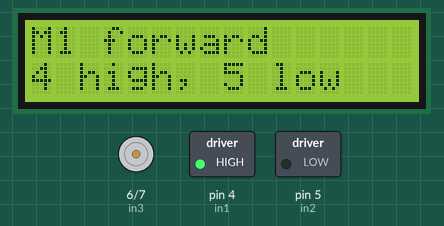
Recording of a sketch running on a simulated Arduino Uno, built with avr-gcc and run on an emulated ATmega328P. On the bench: 16×2 character LCD, motor-driver pin pairs drawn as motors (green arrow = first pin HIGH = forward, orange = second pin HIGH = backward, longer = more drive), switched loads named in the sketch (green lamp = pin HIGH).

Above: at 0.1 s.
At 3.2 s:
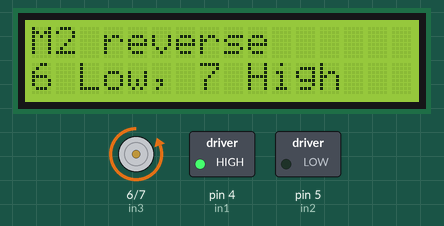
Timing chart, 0 to 128.7 s (numbered marks = the images above):
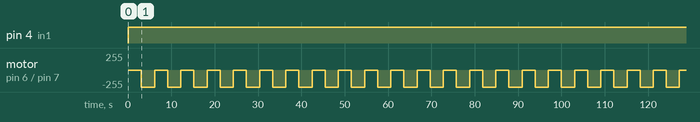

Measured:
- by itself, pin 4 (in1): LOW → HIGH at 0.08 s
- by itself, motor on pin 6 (in3) / pin 7 (in4): alternates backward 255/255 for 3.0 s and stopped for 3.0 s

The sketch:

MotorDriverTest.ino
```cpp
#include <Wire.h>
#include <LiquidCrystal_I2C.h>
#include "Arduino.h"
#include <SoftwareSerial.h>

LiquidCrystal_I2C lcd(0x3F, 16, 2);  // set the LCD address to 0x27 for a 16 chars and 2 line display

// motor one
int in1 = 4;
int in2 = 5;

//Motor two
int in3=6;
int in4=7;

void setup()
{
  // set all the motor control pins to outputs
  pinMode(in1, OUTPUT);
  pinMode(in2, OUTPUT);
  pinMode(in3, OUTPUT);
  pinMode(in4, OUTPUT);

  Serial.begin(9600);           // set up Serial library at 9600 bps

   // activate LCD module
  lcd.begin ();
  lcd.backlight();        //Turn backlight on
  lcd.home();
}
void loop()
{
  lcd.clear();
  lcd.home();
  lcd.print("M1 forward");
  digitalWrite(in1,HIGH);
  digitalWrite(in2,LOW);
  lcd.setCursor(0,1);             //Set cursor to second line
  lcd.print("4 high, 5 low");
  delay(3000);

  lcd.clear();
  lcd.home();
  lcd.print("M2 reverse");
  digitalWrite(in3,LOW);
  digitalWrite(in4,HIGH);
  lcd.setCursor(0,1);             //Set cursor to second line
  lcd.print("6 Low, 7 High");
  delay(3000);
  digitalWrite(in4,LOW);
}
```
